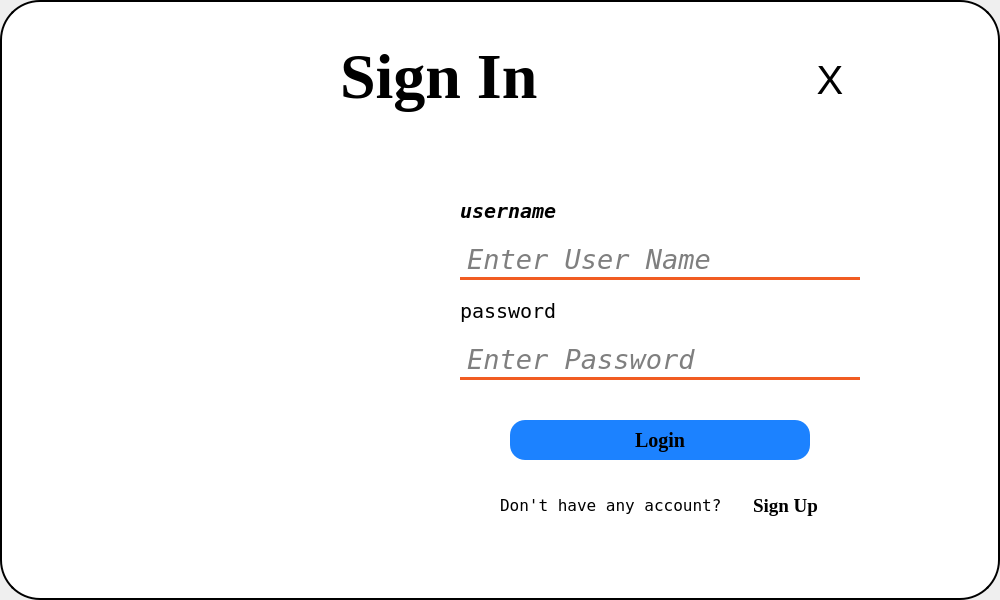
<?xml version="1.0" encoding="UTF-8"?>
<ui version="4.0">
 <class>loginDialog</class>
 <widget class="QMainWindow" name="loginDialog">
  <property name="geometry">
   <rect>
    <x>0</x>
    <y>0</y>
    <width>1000</width>
    <height>600</height>
   </rect>
  </property>
  <property name="windowTitle">
   <string>loginDialog</string>
  </property>
  <widget class="QWidget" name="centralwidget">
   <widget class="QGroupBox" name="groupBox">
    <property name="geometry">
     <rect>
      <x>0</x>
      <y>0</y>
      <width>1000</width>
      <height>600</height>
     </rect>
    </property>
    <property name="styleSheet">
     <string notr="true">QGroupBox{
	background-color:white;
	border:2px solid black;
	border-radius:40px;
}</string>
    </property>
    <property name="title">
     <string/>
    </property>
    <widget class="QPushButton" name="closeBtn">
     <property name="geometry">
      <rect>
       <x>800</x>
       <y>50</y>
       <width>60</width>
       <height>60</height>
      </rect>
     </property>
     <property name="font">
      <font>
       <pointsize>30</pointsize>
      </font>
     </property>
     <property name="styleSheet">
      <string notr="true">QPushButton
{
	border:none;
	background-color:white;
	border-radius:20px;
}
QPushButton:Hover
{
	fontsize:20;
	border:none;
	background-color:rgb(28, 130, 255);
	border-radius:20px;
	color:red;
}</string>
     </property>
     <property name="text">
      <string>X</string>
     </property>
    </widget>
    <widget class="QLabel" name="label_3">
     <property name="geometry">
      <rect>
       <x>340</x>
       <y>30</y>
       <width>211</width>
       <height>91</height>
      </rect>
     </property>
     <property name="font">
      <font>
       <family>Times New Roman</family>
       <pointsize>48</pointsize>
       <weight>75</weight>
       <bold>true</bold>
      </font>
     </property>
     <property name="text">
      <string>Sign In</string>
     </property>
    </widget>
    <widget class="QLineEdit" name="usrLineEdit">
     <property name="geometry">
      <rect>
       <x>460</x>
       <y>240</y>
       <width>400</width>
       <height>40</height>
      </rect>
     </property>
     <property name="font">
      <font>
       <family>Andale Mono</family>
       <pointsize>20</pointsize>
       <weight>50</weight>
       <italic>true</italic>
       <bold>false</bold>
      </font>
     </property>
     <property name="styleSheet">
      <string notr="true">QLineEdit
{
	border: none;
	border-bottom: 3px solid rgb(241, 92, 34);
	background-color: Transparent;
	color: black;
	padding: 5px 5px 5px 5px;
}
QLineEditFocus
{
	border: 2px solid rgb(241, 92, 34);
}</string>
     </property>
     <property name="text">
      <string/>
     </property>
     <property name="placeholderText">
      <string>Enter User Name</string>
     </property>
    </widget>
    <widget class="QLabel" name="label">
     <property name="geometry">
      <rect>
       <x>460</x>
       <y>290</y>
       <width>131</width>
       <height>41</height>
      </rect>
     </property>
     <property name="font">
      <font>
       <family>Andale Mono</family>
       <pointsize>15</pointsize>
       <weight>50</weight>
       <italic>false</italic>
       <bold>false</bold>
      </font>
     </property>
     <property name="text">
      <string>password</string>
     </property>
    </widget>
    <widget class="QLabel" name="label_pic">
     <property name="geometry">
      <rect>
       <x>70</x>
       <y>160</y>
       <width>291</width>
       <height>371</height>
      </rect>
     </property>
     <property name="text">
      <string/>
     </property>
     <property name="pixmap">
      <pixmap>../../iCure1.1/login_icure/res/hospital.jpg</pixmap>
     </property>
    </widget>
    <widget class="QPushButton" name="gosignupBtn">
     <property name="geometry">
      <rect>
       <x>740</x>
       <y>490</y>
       <width>91</width>
       <height>31</height>
      </rect>
     </property>
     <property name="font">
      <font>
       <family>Times New Roman</family>
       <pointsize>14</pointsize>
       <weight>75</weight>
       <italic>false</italic>
       <bold>true</bold>
      </font>
     </property>
     <property name="styleSheet">
      <string notr="true">QPushButton
{
	border:none;
	background-color:white;
}
QPushButton:Hover
{
	border:none;
	background-color:white;
	color:rgb(241, 92, 34);
}</string>
     </property>
     <property name="text">
      <string>Sign Up</string>
     </property>
    </widget>
    <widget class="QPushButton" name="loginBtn">
     <property name="geometry">
      <rect>
       <x>510</x>
       <y>420</y>
       <width>300</width>
       <height>40</height>
      </rect>
     </property>
     <property name="font">
      <font>
       <family>Times New Roman</family>
       <pointsize>15</pointsize>
       <weight>75</weight>
       <italic>false</italic>
       <bold>true</bold>
      </font>
     </property>
     <property name="styleSheet">
      <string notr="true">QPushButton
{
	fontsize:200;
	border:none;
	background-color:rgb(28, 130, 255);
	border-radius:15px;
	color:black;
}
QPushButton:Hover
{
	fontsize:20;
	border:none;
	background-color:rgb(28, 130, 255);
	border-radius:15px;
	color:white;
}
QPushButton:Pressed
{
	fontsize:20;
	border:5px solid rgb(241, 92, 34);
	background-color:rgb(28, 130, 255);
	border-radius:15px;
	color:red;
}
</string>
     </property>
     <property name="text">
      <string>Login</string>
     </property>
     <property name="iconSize">
      <size>
       <width>20</width>
       <height>20</height>
      </size>
     </property>
    </widget>
    <widget class="QLabel" name="label_4">
     <property name="geometry">
      <rect>
       <x>500</x>
       <y>480</y>
       <width>231</width>
       <height>51</height>
      </rect>
     </property>
     <property name="font">
      <font>
       <family>Andale Mono</family>
       <pointsize>12</pointsize>
      </font>
     </property>
     <property name="text">
      <string>Don't have any account?</string>
     </property>
    </widget>
    <widget class="QLabel" name="label_2">
     <property name="geometry">
      <rect>
       <x>460</x>
       <y>190</y>
       <width>121</width>
       <height>41</height>
      </rect>
     </property>
     <property name="font">
      <font>
       <family>Andale Mono</family>
       <pointsize>15</pointsize>
       <weight>75</weight>
       <italic>true</italic>
       <bold>true</bold>
      </font>
     </property>
     <property name="styleSheet">
      <string notr="true">QLabel
{
	font-color:grey;
}</string>
     </property>
     <property name="text">
      <string>username</string>
     </property>
    </widget>
    <widget class="QLineEdit" name="pwdLineEdit">
     <property name="geometry">
      <rect>
       <x>460</x>
       <y>340</y>
       <width>400</width>
       <height>40</height>
      </rect>
     </property>
     <property name="font">
      <font>
       <family>Andale Mono</family>
       <pointsize>20</pointsize>
       <italic>true</italic>
      </font>
     </property>
     <property name="styleSheet">
      <string notr="true">QLineEdit
{
	border: none;
	border-bottom: 3px solid rgb(241, 92, 34);
	background-color: Transparent;
	color: black;
	padding: 5px 5px 5px 5px;
}
QLineEditFocus
{
	border: 2px solid rgb(241, 92, 34);
}</string>
     </property>
     <property name="text">
      <string/>
     </property>
     <property name="placeholderText">
      <string>Enter Password</string>
     </property>
    </widget>
   </widget>
  </widget>
 </widget>
 <resources/>
 <connections/>
</ui>
